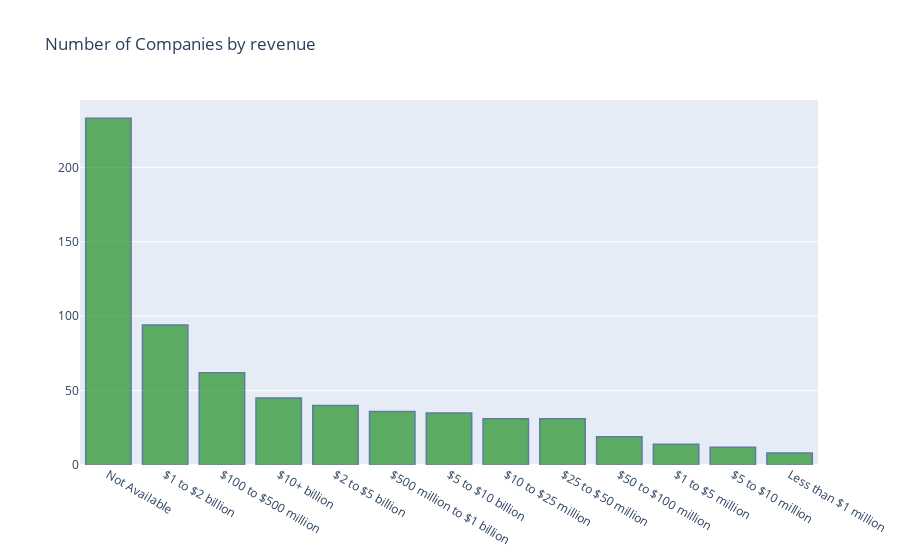

Notebook source saved alongside this figure:
### Code cell
fig = go.Figure([
    go.Bar(x=df['Revenue'].unique(), y=df['Revenue'].value_counts())
])
fig.update_layout(title="Number of Companies by revenue")
fig.update_traces(marker_color='green', marker_line_color='rgb(8,48,107)',
                  marker_line_width=1.5, opacity=0.6)
fig.show()

### Figure 1 — Plotly figure (JSON) as saved in the notebook; plotly's stock layout.template omitted (floating-point values rounded to 4 significant figures)
{"data": [{"marker": {"color": "green", "line": {"color": "rgb(8,48,107)", "width": 1.5}}, "opacity": 0.6, "type": "bar", "x": ["Not Available", "$1 to $2 billion", "$100 to $500 million", "$10+ billion", "$2 to $5 billion", "$500 million to $1 billion", "$5 to $10 billion", "$10 to $25 million", "$25 to $50 million", "$50 to $100 million", "$1 to $5 million", "$5 to $10 million", "Less than $1 million"], "y": [233, 94, 62, 45, 40, 36, 35, 31, 31, 19, 14, 12, 8]}], "layout": {"title": {"text": "Number of Companies by revenue"}}}
